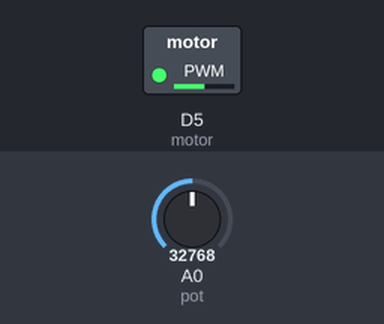
Recording of a program running on a simulated CircuitPython board. On the bench: switched loads named in the program (green lamp = pin HIGH). The inputs (shaded band) are chosen by the test bench; at power-on: A0 (pot) = 32768 (analog values on the 0–65535 scale). What the program prints to the serial console is not drawn.

Above: at 1.2 s.
1.3 s: A0 (pot) set to 45874
At 2.3 s:
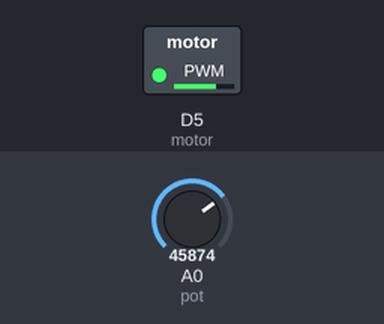
2.8 s: A0 (pot) set to 57670
At 3.4 s:
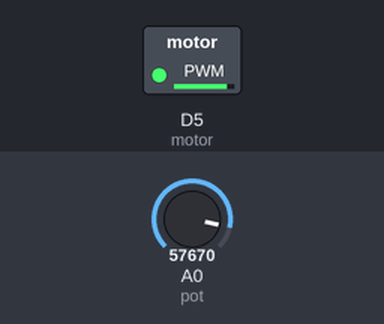
4.3 s: A0 (pot) set to 7864
At 4.6 s:
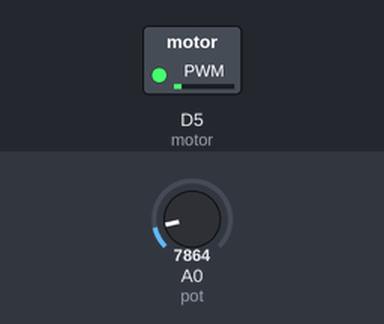
5.8 s: A0 (pot) set to 0
At 6.9 s:
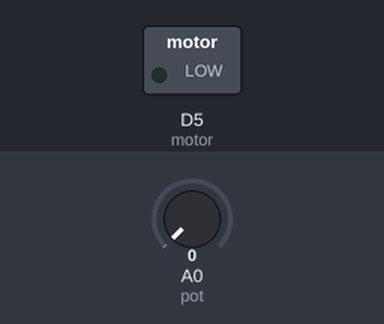
Timing chart, 0 to 8.3 s (numbered marks = the images above; inputs shaded):
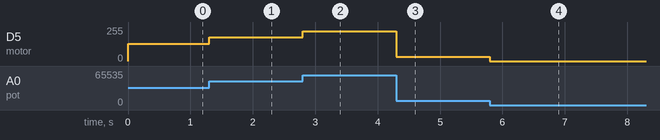

Measured:
- after the input at 1.3 s, D5 (motor): 128/255 → 178/255 at once
- after the input at 2.8 s, D5 (motor): 178/255 → 224/255 at once
- after the input at 4.3 s, D5 (motor): 224/255 → 31/255 at once
- after the input at 5.8 s, D5 (motor): 31/255 → 0/255 at once

The program:

motor.py
```python
import analogio
import pwmio
import board

pot = analogio.AnalogIn(board.A0)
motor = pwmio.PWMOut(board.D5)

try:
    while True:
        motor_speed = pot.value # both of these values are 16 bit so no mapping is needed
        print(f"Speed: {motor_speed}")
        motor.duty_cycle = motor_speed
except KeyboardInterrupt:
    pot.deinit()
    motor.deinit()
```
